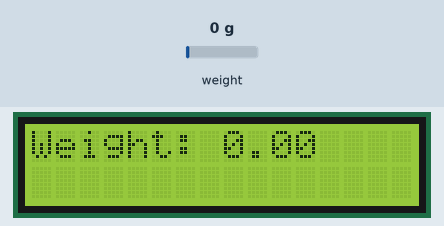
The sketch below on a simulated ESP32. Shown: 16×2 character LCD. Inputs (shaded band) come from the test bench; at power-on: weight on the scale 0 g. What the sketch prints to the serial monitor is not drawn.

Above: at 1.6 s.
1.7 s: weight on the scale set to 100 g
At 2.5 s:
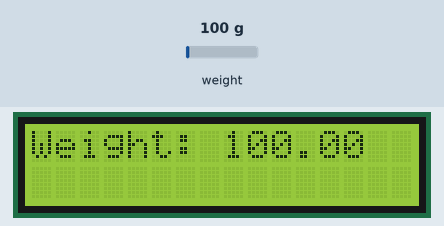
3.5 s: weight on the scale set to 1250 g
At 5.3 s:
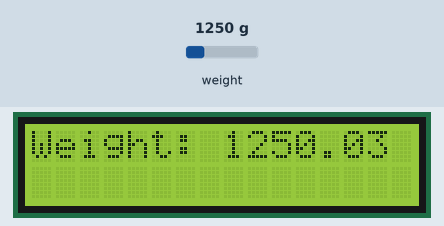
5.6 s: weight on the scale set to 2500 g
At 7.0 s:
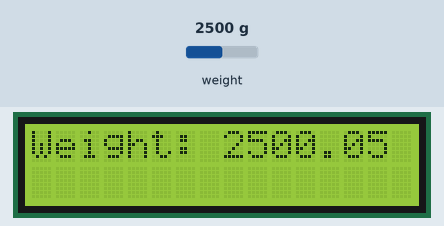
Timing chart, 0 to 8.6 s (numbered marks = the images above; inputs shaded):
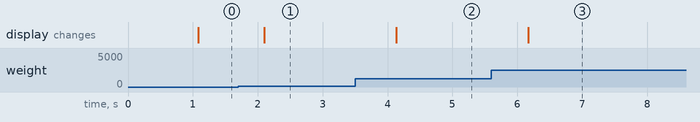

Measured:
- after the input at 1.7 s, the display: changes after 0.40 s (image 1)
- after the input at 3.5 s, the display: changes after 0.63 s (image 2)
- after the input at 5.6 s, the display: changes after 0.57 s (image 3)

The sketch:

ex2.ino
```cpp
#include "HX711.h"
#include <LiquidCrystal_I2C.h>
#include <Wire.h>
LiquidCrystal_I2C lcd(0x27,16,2);  // set the LCD address to 0x27 for a 16 chars and 2 line display

#define SENSITIVITY 0.002381
#define TIME_REPORT 1000

// HX711 circuit wiring
const int LOADCELL_DOUT_PIN = 27;
const int LOADCELL_SCK_PIN = 26;

unsigned long last_report = 0;

HX711 scale;

enum state {
  measure,
  report
};

state current_state = measure;

double reading = 0.0;

void setup() {
  Serial.begin(115200);
  lcd.init();                      // initialize the lcd
  scale.begin(LOADCELL_DOUT_PIN, LOADCELL_SCK_PIN);
  lcd.backlight();
  lcd.clear();
}

void loop() {

  switch(current_state)
  {
    case measure:
      reading = scale.read()*SENSITIVITY;
      if (millis() - last_report >= TIME_REPORT) current_state = report;
      break;
    case report:
      lcd.home();
      Serial.print("HX711 reading: ");
      lcd.print("Weight: ");
      Serial.println(reading);
      lcd.print(reading, 2);
      current_state = measure;
      last_report = millis();
      break;
    default:
      break;
  }

}
```
